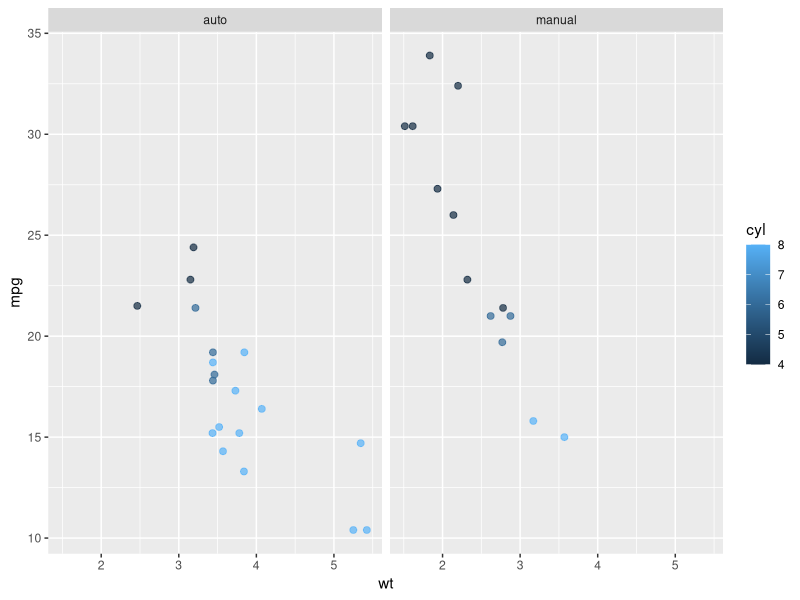
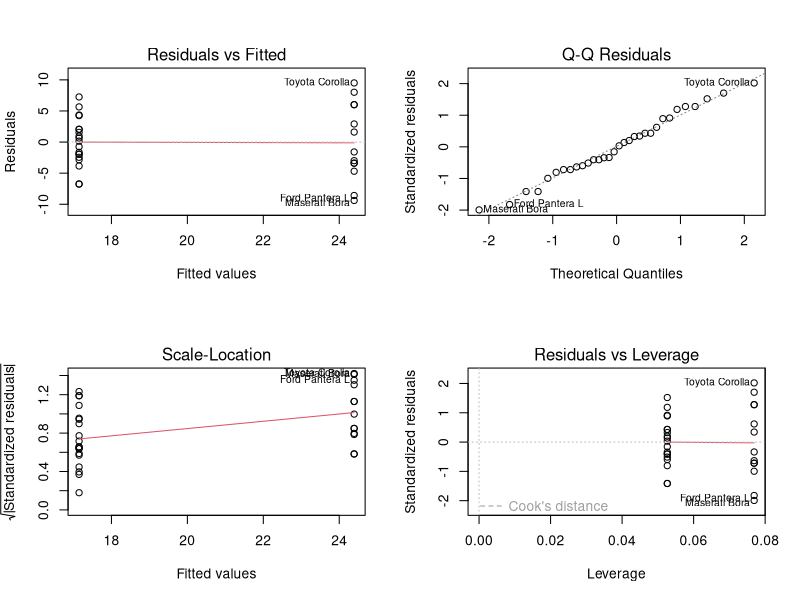
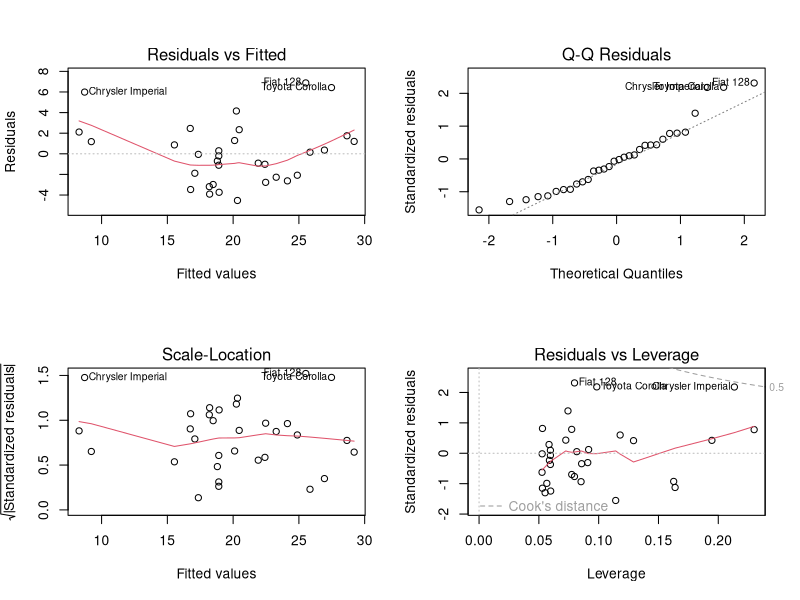
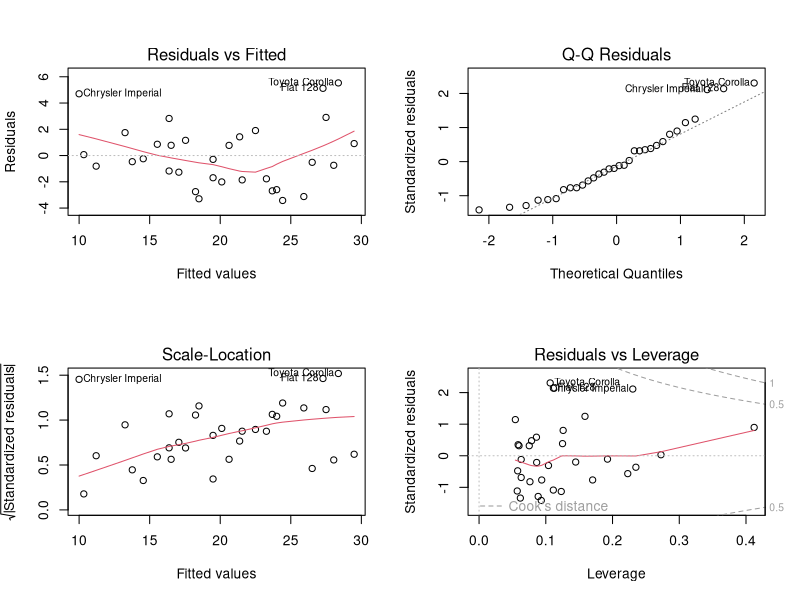

Generate these figures, in order, with R: (Note: this script raises an error after producing the figures.)
## ---- chunk 1
knitr::opts_chunk$set(fig.path='Figs/', warning=FALSE, cache=TRUE, echo = FALSE)
require(ggplot2)
require(plyr)
## ---- chunk 2
cars <- mtcars
cars$am <- as.character(cars$am)
cars$am[cars$am == '0'] <- 'auto'
cars$am[cars$am == '1'] <- 'manual'
cars$am <- as.factor(cars$am)
## ---- chunk 3
p <- ggplot(data=cars)
p + geom_point(aes(x=wt, y=mpg, col=cyl), size = 2, alpha=0.7) + facet_grid(. ~ am)
## ---- chunk 4
fit1 <- lm(mpg ~ am - 1, data = cars)
resid1 <- cars$mpg - fit1$fitted.values
par(mfrow = c(2,2))
plot(fit1)
## ---- chunk 5
fit2 <- lm(mpg ~ am + wt, data = cars)
resid2 <- cars$mpg - fit2$fitted.values
par(mfrow = c(2,2))
plot(fit2)
## ---- chunk 6
fit3 <- lm(mpg ~ am + wt + hp, data = cars)
resid3 <- cars$mpg - fit3$fitted.values
par(mfrow = c(2,2))
plot(fit3)
## ---- chunk 7
library(ggplot2)
library(grid)
library(gridExtra)
plot <- ggplot(data = cars)
p1 <- plot + geom_point(aes(x=seq_along(resid1) ,y=resid1), size = 3) + geom_hline(y=0, size = 2) + labs(x = '', y = 'Model 1')
p2 <- plot + geom_point(aes(x=seq_along(resid2) ,y=resid2), size = 3) + geom_hline(y=0, size = 2) + labs(x = '', y = 'Model 2')
p3 <- plot + geom_point(aes(x=seq_along(resid3) ,y=resid3), size = 3) + geom_hline(y=0, size = 2) + labs(x = '', y = 'Model 3')
grid.arrange(p1, p2, p3, ncol = 3, main = "Residual Plots")
## ---- chunk 8
anova(fit1, fit3)
## ---- chunk 9
fit4 <- lm(mpg ~ am + wt + hp + cyl, data = cars)
fit5 <- lm(mpg ~ am + wt + hp + gear, data = cars)
anova(fit3, fit4)
anova(fit3, fit5)
## ---- chunk 10
coeff <- summary(fit3)$coefficients
coeff[2,1] + c(-1,1) * coeff[2,2] * qt(0.975, fit3$df)
coeff[2,1] + c(-1,1) * coeff[2,2] * qt(0.925, fit3$df)
